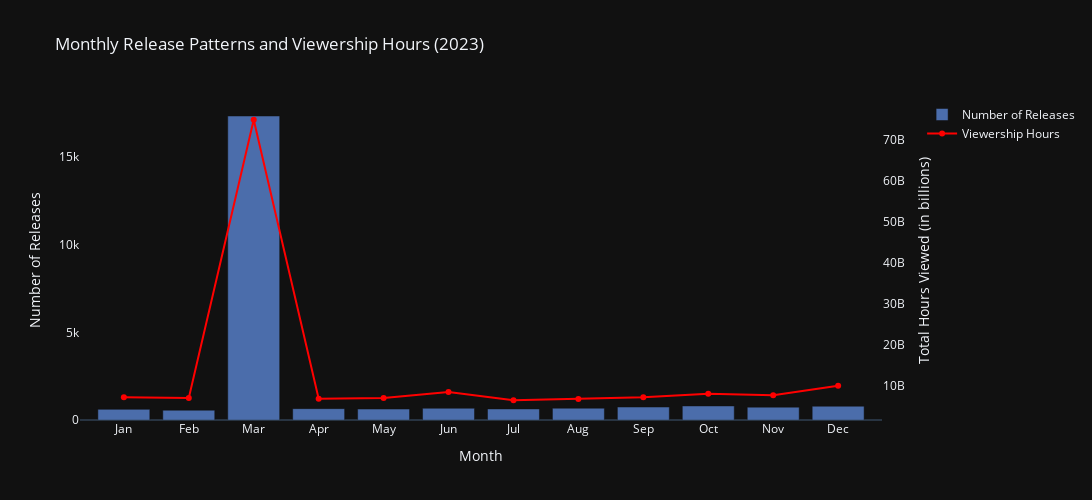

The cell this chart's notebook holds for it:
### Markdown cell above
The graph indicates that viewership hours peak significantly in the Fall season, with over 80 billion hours viewed, while Winter, Spring, and Summer each have relatively stable and similar viewership around the 20 billion mark. This suggests that Netflix experiences the highest audience engagement during the Fall.

Now, let’s analyze the number of content releases and their viewership hours across months:

### Code cell
monthly_releases = netflix_data['Release Month'].value_counts().sort_index()

monthly_viewership = netflix_data.groupby('Release Month')['Hours Viewed'].sum()

fig = go.Figure()

fig.add_trace(
    go.Bar(
        x=monthly_releases.index,
        y=monthly_releases.values,
        name='Number of Releases',
        marker_color='cornflowerblue', 
        opacity=0.7,
        yaxis='y1'
    )
)

fig.add_trace(
    go.Scatter(
        x=monthly_viewership.index,
        y=monthly_viewership.values,
        name='Viewership Hours',
        mode='lines+markers',
        marker=dict(color='red'),
        line=dict(color='red'),
        yaxis='y2'
    )
)

fig.update_layout(
    title='Monthly Release Patterns and Viewership Hours (2023)',
    template='plotly_dark',
    xaxis=dict(
        title='Month',
        tickmode='array',
        tickvals=list(range(1, 13)),
        ticktext=['Jan', 'Feb', 'Mar', 'Apr', 'May', 'Jun', 'Jul', 'Aug', 'Sep', 'Oct', 'Nov', 'Dec']
    ),
    yaxis=dict(
        title='Number of Releases',
        showgrid=False,
        side='left'
    ),
    yaxis2=dict(
        title='Total Hours Viewed (in billions)',
        overlaying='y',
        side='right',
        showgrid=False
    ),
    legend=dict(
        x=1.05,  
        y=1,
        orientation='v',
        xanchor='left'
    ),
    height=500,
    width=1100
)

fig.write_html("C:/Users/vaibh/GRRAS/Projects/Data Analytics projects/Netflix Data Analysis/Plots/Monthly Release Patterns & Viewership.html")
fig.show()

### Figure 1 — Plotly figure (JSON) as saved in the notebook; plotly's stock layout.template omitted (floating-point values rounded to 4 significant figures)
{"data": [{"marker": {"color": "cornflowerblue"}, "name": "Number of Releases", "opacity": 0.7, "type": "bar", "x": [1, 2, 3, 4, 5, 6, 7, 8, 9, 10, 11, 12], "y": [608, 560, 17336, 647, 624, 670, 631, 674, 739, 802, 734, 787], "yaxis": "y"}, {"line": {"color": "red"}, "marker": {"color": "red"}, "mode": "lines+markers", "name": "Viewership Hours", "type": "scatter", "x": [1, 2, 3, 4, 5, 6, 7, 8, 9, 10, 11, 12], "y": [7271600000, 7103700000, 75011000000, 6865700000, 7094600000, 8522000000, 6524800000, 6817800000, 7262200000, 8123200000, 7749500000, 10055800000], "yaxis": "y2"}], "layout": {"height": 500, "legend": {"orientation": "v", "x": 1.05, "xanchor": "left", "y": 1}, "title": {"text": "Monthly Release Patterns and Viewership Hours (2023)"}, "width": 1100, "xaxis": {"autorange": true, "range": [0.3247, 12.68], "tickmode": "array", "ticktext": ["Jan", "Feb", "Mar", "Apr", "May", "Jun", "Jul", "Aug", "Sep", "Oct", "Nov", "Dec"], "tickvals": [1, 2, 3, 4, 5, 6, 7, 8, 9, 10, 11, 12], "title": {"text": "Month"}, "type": "linear"}, "yaxis": {"autorange": true, "range": [0, 18250.0], "showgrid": false, "side": "left", "title": {"text": "Number of Releases"}, "type": "linear"}, "yaxis2": {"autorange": true, "overlaying": "y", "range": [1703000000.0, 79830000000.0], "showgrid": false, "side": "right", "title": {"text": "Total Hours Viewed (in billions)"}, "type": "linear"}}}
